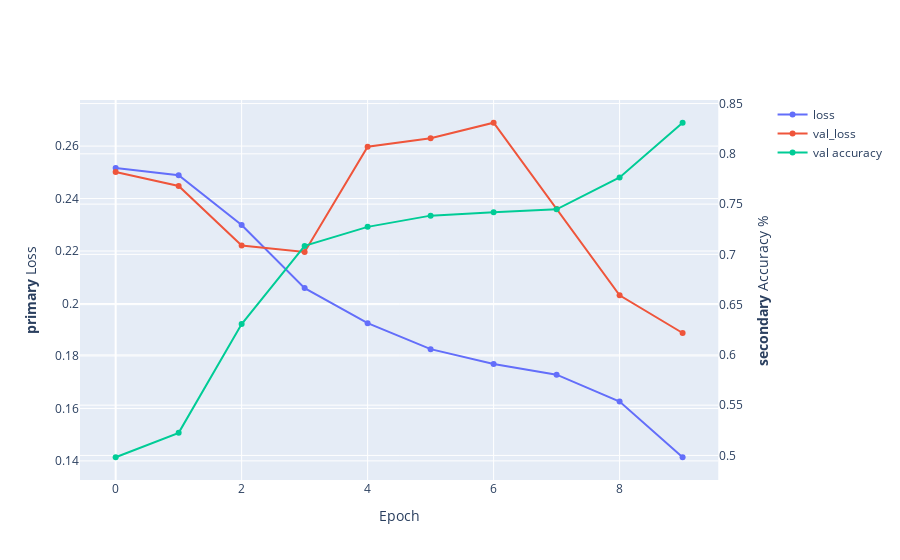

Notebook source saved alongside this figure:
### Markdown cell above
## plot training curves

### Code cell
import plotly.graph_objects as go
from plotly.subplots import make_subplots
fig = make_subplots(specs=[[{"secondary_y": True}]])

fig.add_trace(
    go.Scatter( y=history.history['loss'], name="loss"),
    secondary_y=False,
)

fig.add_trace(
    go.Scatter( y=history.history['val_loss'], name="val_loss"),
    secondary_y=False,
)

fig.add_trace(
    go.Scatter( y=history.history['accuracy'], name="val accuracy"),
    secondary_y=True,
)

# Set x-axis title
fig.update_xaxes(title_text="Epoch")

# Set y-axes titles
fig.update_yaxes(title_text="<b>primary</b> Loss", secondary_y=False)
fig.update_yaxes(title_text="<b>secondary</b> Accuracy", secondary_y=True)

### Figure 1 — Plotly figure (JSON) as saved in the notebook; plotly's stock layout.template omitted (floating-point values rounded to 4 significant figures)
{"data": [{"name": "loss", "type": "scatter", "xaxis": "x", "y": [0.2516, 0.2489, 0.2299, 0.2059, 0.1925, 0.1826, 0.1769, 0.1729, 0.1626, 0.1414], "yaxis": "y"}, {"name": "val_loss", "type": "scatter", "xaxis": "x", "y": [0.2502, 0.2448, 0.2221, 0.2196, 0.2598, 0.263, 0.2689, 0.236, 0.2031, 0.1888], "yaxis": "y"}, {"name": "val accuracy", "type": "scatter", "xaxis": "x", "y": [0.4982, 0.5225, 0.6307, 0.7084, 0.7274, 0.7385, 0.7419, 0.7448, 0.7765, 0.8309], "yaxis": "y2"}], "layout": {"xaxis": {"anchor": "y", "domain": [0, 0.94], "title": {"text": "Epoch"}}, "yaxis": {"anchor": "x", "domain": [0, 1], "title": {"text": "<b>primary</b> Loss"}}, "yaxis2": {"anchor": "x", "overlaying": "y", "side": "right", "title": {"text": "<b>secondary</b> Accuracy %"}}}}
